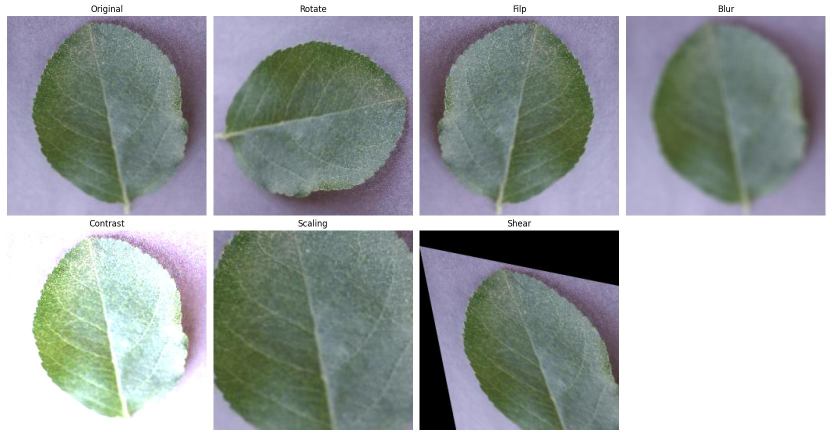
#> input picture computed_images/transformations.jpg, 1664 x 892 px (shown at 1/2 size)
$ python Augmentation.py ../computed_images/transformations.jpg
#> lines starting #> are read from the running program, lines starting #| are printed output that depends on the picture
### src/utils.py
import os
import cv2
from pathlib import Path
from collections import Counter, defaultdict


# [78 lines left out: functions get_subdirectory, get_directory, count_images, validate_source_directory, not called in this run]


def validate_source_file(src):
    """
    Validate source file: must exist and be a valid image file.
    """
    src_path = Path(src)
    if not src_path.exists():
        print(f"Error: Source file {src} does not exist.")
        exit(1)
    if not src_path.is_file():
        print(f"Error: {src} is not a file.")
        exit(1)

    image = cv2.imread(str(src_path))
    if image is None:
        print(f"Error: Unable to load image at {src}")
        exit(1)
    return src_path, image

### src/Augmentation.py
import os
import cv2
import argparse
import numpy as np
from pathlib import Path
import matplotlib.pyplot as plt
from utils import (
    get_directory,
    count_images,
    validate_source_directory,
    validate_source_file
)


def rotate_image(image, angle=45):
    """
    Rotate the input image by the specified angle (left to impliment).
    """
    rotated_image = cv2.rotate(image, cv2.ROTATE_90_CLOCKWISE)
    return rotated_image


def flip_image(image):
    """
    Flip the input image horizontally.
    """
    flipped_image = cv2.flip(image, 1)
    return flipped_image


def blur_image(image, ksize=(10, 10)):
    """"
    Blur the input image.
    """
    blurred_image = cv2.blur(image, ksize)
    return blurred_image


def contrast_image(image, alpha=2.0, beta=-10):
    """
    Adjust the contrast of the input image.
    """
    contrasted_image = cv2.convertScaleAbs(image, alpha=alpha, beta=beta)
    return contrasted_image


def scale_image(image, zoom_factor=1.5):
    """
    Scale the input image by croping and then resizing back to original.
    """
    h, w = image.shape[:2]
    ch, cw = int(h/zoom_factor), int(w/zoom_factor)
    start_h, start_w = (h - ch)//2, (w - cw)//2
    crop = image[start_h:start_h+ch, start_w:start_w+cw]
    zoomed_image = cv2.resize(crop, (w, h))
    return zoomed_image


def shear_image(image, factor=0.2):
    """
    Apply a projective transformation to the input image using 2x3 matrix.
    """
    h, w = image.shape[:2]
    tx, ty = 0, 20  # Shift 100 pixels right and 50 pixels down
    translation_matrix = np.float32([
        [1, factor, tx],
        [factor, 1, ty]]
    )
    sheared_image = cv2.warpAffine(image, translation_matrix, (w, h))
    return sheared_image


def display_images(org_image, titles, images):
    titles = list(titles)
    images = list(images)
    titles.insert(0, "Original")
    images.insert(0, org_image)
    plt.figure(figsize=(16, 8))

    for i in range(len(images)):
        plt.subplot(2, 4, 1 + i)
        plt.imshow(cv2.cvtColor(images[i], cv2.COLOR_BGR2RGB))
        plt.title(titles[i])
        plt.axis('off')

    plt.tight_layout()
    plt.show()


def get_augmentations(image):
    return {
        "Rotate": rotate_image(image),
        "Filp":	flip_image(image),
        "Blur": blur_image(image),
        "Contrast": contrast_image(image),
        "Scaling": scale_image(image),
        "Shear": shear_image(image),
    }


# [91 lines left out: functions data_augmentation, get_target_count, not called in this run]


def main():
    parser = argparse.ArgumentParser()
    parser.add_argument("path", type=str)
    args = parser.parse_args()
    src_path = Path(args.path)

    # src is a DIRECTORY
    if src_path.is_dir():
        src_path = validate_source_directory(src_path)
        target_count, class_counts = get_target_count(args.path)
        print("TARGET COUNT:", target_count)

        # Loop over each class (Apple, Grape)
        for class_name, diseases in class_counts.items():
            if (Path(args.path).name == class_name):
                class_dir = args.path
            else:
                class_dir = os.path.join(args.path, class_name)

            # Loop over each disease folder inside this class
            for disease_name in diseases.keys():
                disease_dir = os.path.join(class_dir, disease_name)
                images = get_directory(disease_dir)

                data_augmentation(
                    disease_dir,
                    target_count,
                    images,
                    diseases
                )

    # src is a FILE
    else:
        _, image = validate_source_file(src_path)
#> in validate_source_file, image is the input picture: shape (892, 1664, 3); mean B, G, R 165.2, 165.9, 159.7
        augmentations = get_augmentations(image)
#> in rotate_image, `rotated_image = cv2.rotate(image, cv2.ROTATE_90_CLOCKWISE)`:
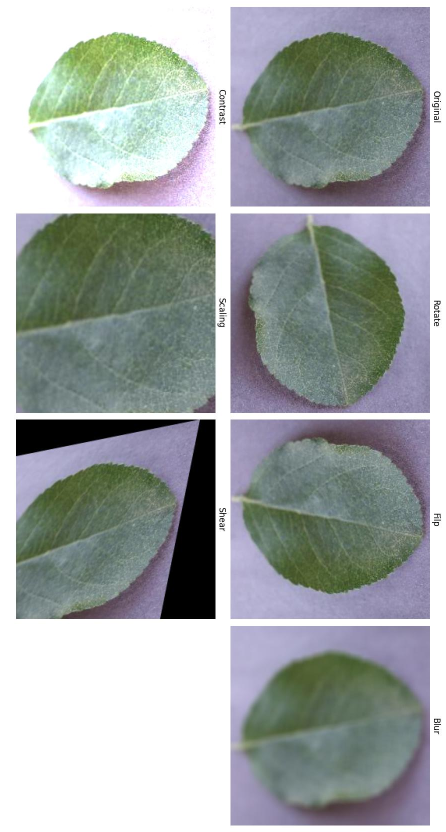
#> rotated_image: shape (1664, 892, 3) (shown at 1/2 size); mean B, G, R 165.2, 165.9, 159.7
#> in flip_image, `flipped_image = cv2.flip(image, 1)`:
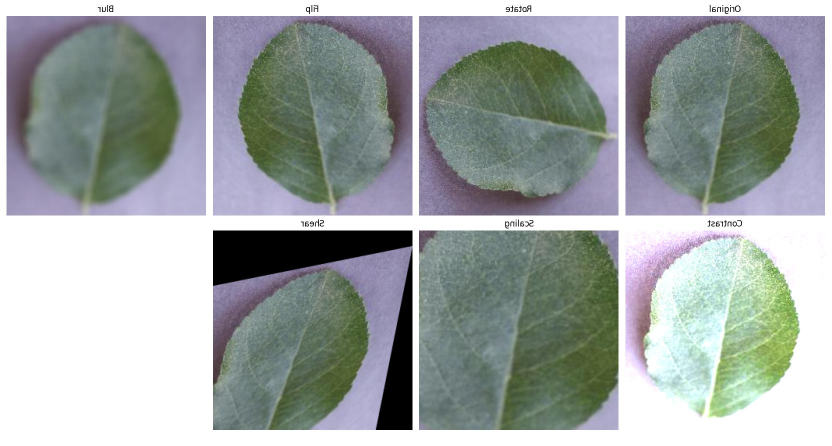
#> flipped_image: shape (892, 1664, 3) (shown at 1/2 size); mean B, G, R 165.2, 165.9, 159.7
#> in blur_image, `blurred_image = cv2.blur(image, ksize)`:
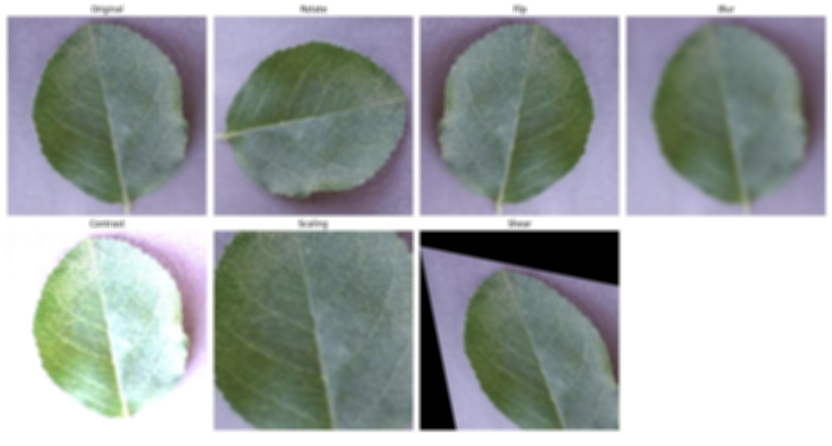
#> blurred_image: shape (892, 1664, 3) (shown at 1/2 size); mean B, G, R 165.2, 165.9, 159.7
#> in contrast_image, `contrasted_image = cv2.convertScaleAbs(image, alpha=alpha, beta=beta)`:
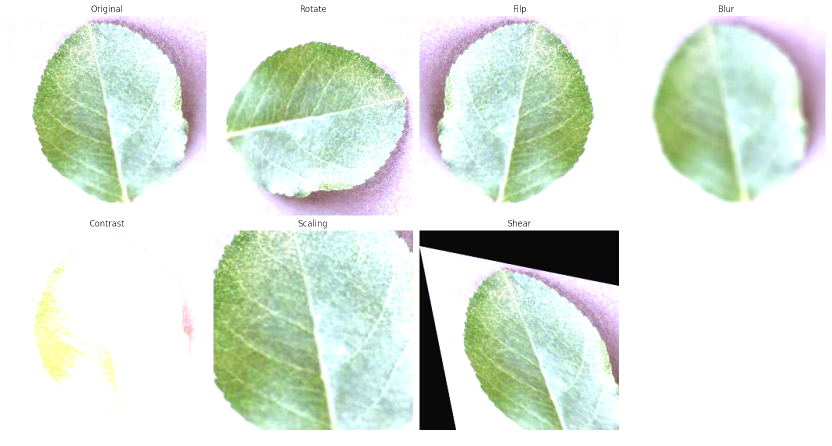
#> contrasted_image: shape (892, 1664, 3) (shown at 1/2 size); mean B, G, R 221.7, 231.7, 221.6
#> in scale_image, `h, w = image.shape[:2]`: h = 892; w = 1664
#> in scale_image, `ch, cw = int(h/zoom_factor), int(w/zoom_factor)`: ch = 594; cw = 1109
#> in scale_image, `start_h, start_w = (h - ch)//2, (w - cw)//2`: start_h = 149; start_w = 277
#> in scale_image, `crop = image[start_h:start_h+ch, start_w:start_w+cw]`:
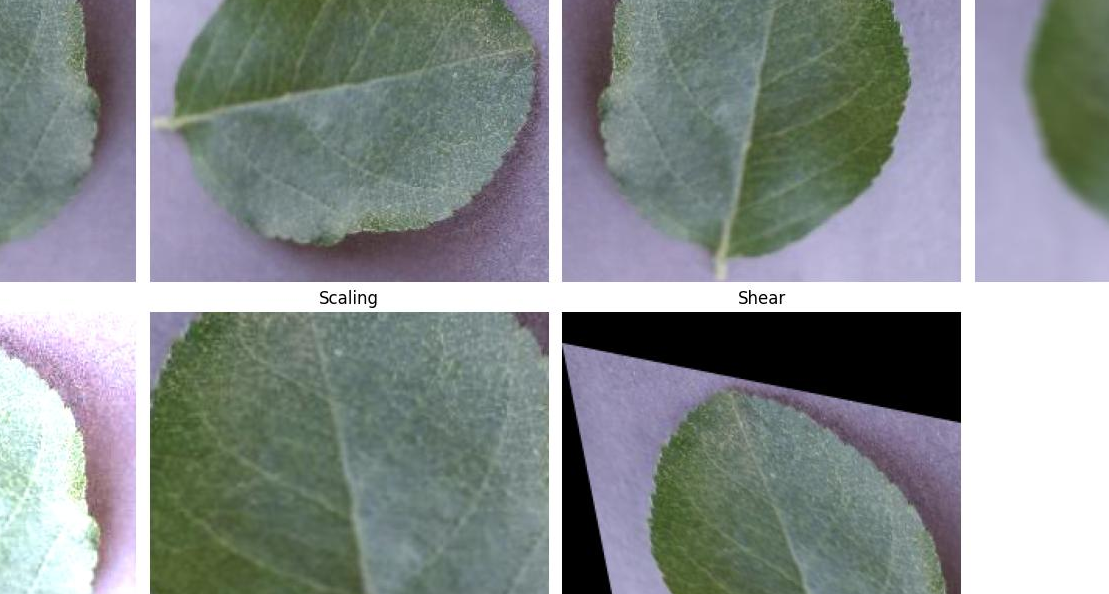
#> crop: shape (594, 1109, 3); mean B, G, R 142.6, 142.8, 136.3
#> in shear_image, `h, w = image.shape[:2]`: h = 892; w = 1664
#> in shear_image, `sheared_image = cv2.warpAffine(image, translation_matrix, (w, h))`:
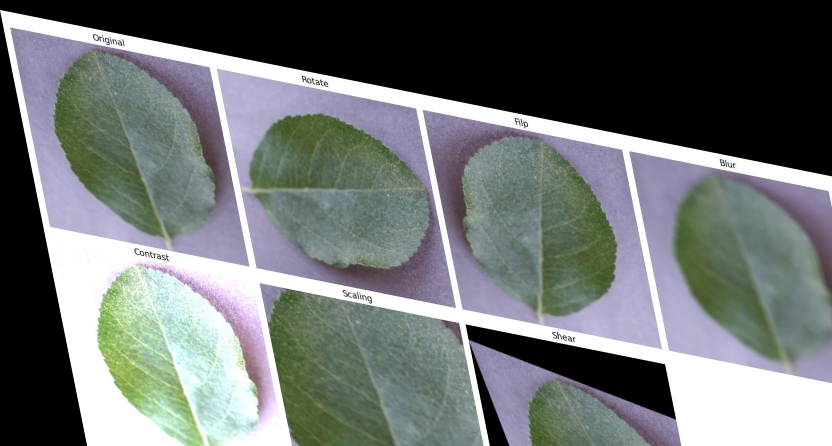
#> sheared_image: shape (892, 1664, 3) (shown at 1/2 size); mean B, G, R 115.2, 115.5, 110.5
#> augmentations = 6 items
        display_images(image, augmentations.keys(), augmentations.values())
#> the loop in display_images, `for i in range(len(images)):` made 7 passes
#> in display_images, `plt.show()`:
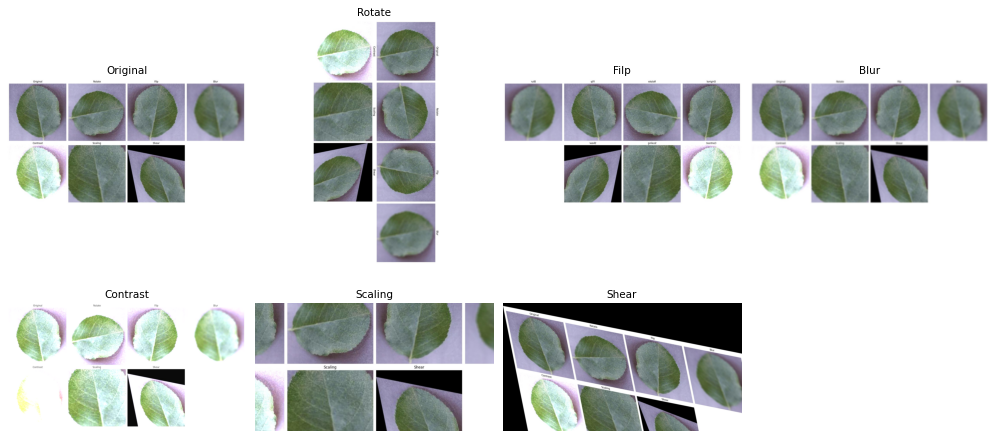
#> figure drawn by matplotlib, 7 panels


if __name__ == "__main__":
    main()
